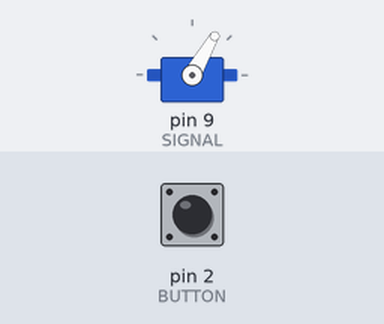
The sketch below on a simulated Arduino Uno, built with avr-gcc and run on an emulated ATmega328P. Parts: servo. The inputs (shaded band) are chosen by the test bench; at power-on: pin 2 (BUTTON) HIGH.

Above: at 1.2 s.
1.3 s: pin 2 (BUTTON) pulled LOW for 0.15 s
At 1.38 s:
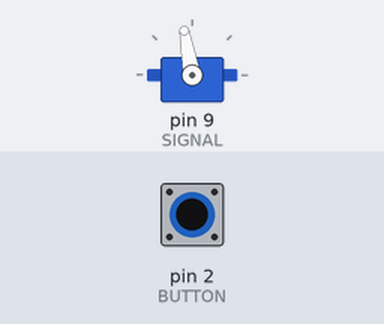
2.9 s: pin 2 (BUTTON) pulled LOW for 3.2 s
At 6.4 s:
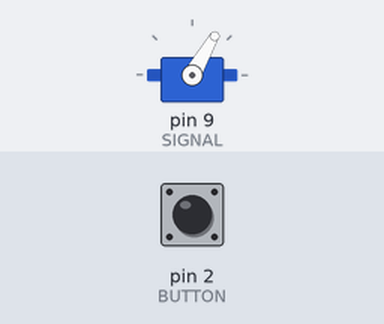
Timing chart, 0 to 7.9 s (numbered marks = the images above; inputs shaded):
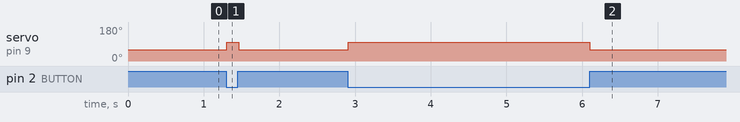

The sketch:

drawbridge.ino
```cpp
// Curriculum manuscript. Target: Arduino Uno R3, 5 V logic only.
// NOT Arduino-core-compiled, uploaded or physically bench-tested.
// Servo uses adult-prepared external regulated 5 V and common GND.
// Keep external positive separate from Uno 5 V. Isolate BOTH sources before changes.
#include <Servo.h>
Servo arm;
const byte SIGNAL=9;
const int LOW_TARGET=60,HIGH_TARGET=100; // Adult bench-verifies actual safe range.
void servoStart(){arm.attach(SIGNAL);arm.write(LOW_TARGET);}
const byte BUTTON=2;
void setup(){pinMode(BUTTON,INPUT_PULLUP);servoStart();}
void loop(){arm.write(digitalRead(BUTTON)==LOW ? HIGH_TARGET : LOW_TARGET);delay(20);}
```

Measured:
- after the input at 1.3 s, servo on pin 9 (SIGNAL): 60° → 100° at once, → 60° 0.16 s later
- after the input at 2.9 s, servo on pin 9 (SIGNAL): 60° → 100° at once, → 60° 3.2 s later
